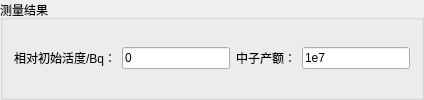
             <widget class="QGroupBox" name="groupBox_2">
              <property name="sizePolicy">
               <sizepolicy hsizetype="Preferred" vsizetype="Fixed">
                <horstretch>0</horstretch>
                <verstretch>0</verstretch>
               </sizepolicy>
              </property>
              <property name="title">
               <string>测量结果</string>
              </property>
              <layout class="QGridLayout" name="gridLayout_7">
               <item row="0" column="2">
                <widget class="QLabel" name="label_22">
                 <property name="sizePolicy">
                  <sizepolicy hsizetype="Fixed" vsizetype="Fixed">
                   <horstretch>0</horstretch>
                   <verstretch>0</verstretch>
                  </sizepolicy>
                 </property>
                 <property name="text">
                  <string>中子产额：</string>
                 </property>
                 <property name="alignment">
                  <set>Qt::AlignRight|Qt::AlignTrailing|Qt::AlignVCenter</set>
                 </property>
                </widget>
               </item>
               <item row="0" column="0">
                <widget class="QLabel" name="label_11">
                 <property name="text">
                  <string>相对初始活度/Bq：</string>
                 </property>
                 <property name="alignment">
                  <set>Qt::AlignRight|Qt::AlignTrailing|Qt::AlignVCenter</set>
                 </property>
                </widget>
               </item>
               <item row="0" column="3">
                <widget class="QLineEdit" name="lineEdit_Yield">
                 <property name="enabled">
                  <bool>true</bool>
                 </property>
                 <property name="text">
                  <string>1e7</string>
                 </property>
                 <property name="readOnly">
                  <bool>true</bool>
                 </property>
                </widget>
               </item>
               <item row="0" column="1">
                <widget class="QLineEdit" name="lineEdit_CuActive">
                 <property name="text">
                  <string>0</string>
                 </property>
                 <property name="readOnly">
                  <bool>true</bool>
                 </property>
                </widget>
               </item>
              </layout>
             </widget>
